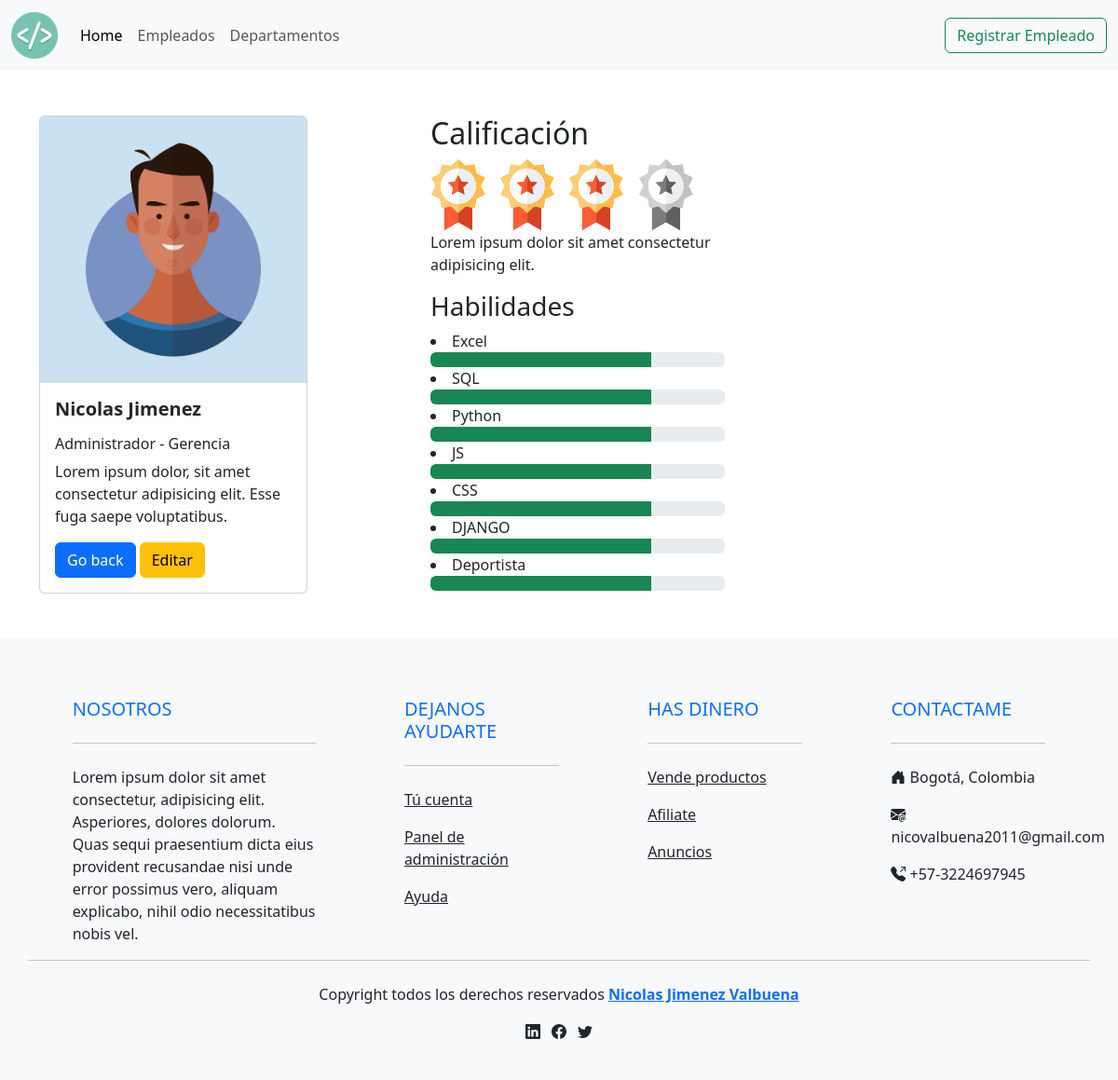
The page /employe/1 on the database its author committed.
### aplications/empleados/models.py (models this page shows, shortened)
class Empleado(models.Model):
    first_name = models.CharField('Nombre', max_length=60)
    apellidos = models.CharField('Apellidos', max_length=60)
    """Atributo seleccionable"""
    job_choices = (
        ('0', 'Contador'),
        ('1', 'Administrador'),
        ('2', 'Economista'),
        ('3', 'Otro'),
        ('4', 'Secretaria'),
        ('5', 'Servicios Generales'),
        ('6', 'Practicante Universitario'),
        ('7', 'Coordinador'),
    )
    job = models.CharField('Trabajo', max_length= 1, choices= job_choices)
    """"""""""""""""""""""""""""""""""""
    """  Atrubuto que esta relacionado con otra tabla por una foreign key  """
    departamento = models.ForeignKey(Departamento, on_delete=models.CASCADE)
    full_name = models.CharField('Nombre completo', max_length= 120, blank = True)
    """"""""""""""""""""""""""""""""""""
    image = models.ImageField('imagen', upload_to= 'empleados/', height_field=None, width_field=None, max_length=None, blank = True)
    habilidades = models.ManyToManyField(Habilidades)
    class Meta:
        verbose_name = 'Mi Empleado'
        verbose_name_plural = 'Empleados de la empresa'
        ordering = ['-first_name','apellidos']

class Habilidades(models.Model):
    habilidad = models.CharField('Habilidad', max_length= 20, unique= True)
    class Meta():
        verbose_name = 'Habilidad'
        verbose_name_plural = 'Habiidades Empleados'

### aplications/departamento/models.py (models this page shows)
class Departamento(models.Model):
    name = models.CharField('Nombre', max_length=50, unique= True)
    short_name = models.CharField('Nombre Corto', max_length=20, blank= True)
    active = models.BooleanField('Activo', default= False)
    class Meta:
        verbose_name = 'Mi departamento'
        verbose_name_plural = 'Areas de la empresa'
        ordering = ['name'] # Ordena los registros por el nombre en orden alfabetico.
        """
            unique_together
            no permite que se registren mas registros que tengan igual la combinancion de name y short_name,
            los compara con los que estan en la base de datos y si encuentra alguno igual, no lo deja registrar

        """
        unique_together = ('name', 'short_name')
    def __str__(self) -> str:
        return f'{self.name}'

### aplications/empleados/views.py (the view)
# urls.py: path('employe/<int:pk>', views.empleadoDetailView.as_view(), name = 'detail'),
class empleadoDetailView(DetailView):
    model = Empleado
    template_name = 'empleado/detail.html'
    context_object_name = 'empleado'
    def get_context_data(self, **kwargs):
        context = super().get_context_data(**kwargs)
        skils = Habilidades.objects
        context['skills'] = Habilidades.objects.filter(empleado=self.object)
        return context

### templates/empleado/detail.html (shortened to what this page needs)
{% extends 'base.html' %}
{% load static %}
{% block body %}
    {% include 'includes/nav.html' %}
    <section>
        <div class="container">
            <div class="row mt-5">
                <div class="col-12 col-md-6 col-lg-4">
                    <div class="card" style="width: 18rem;">
                        {% if empleado.image  %}
                            <img class="card-img-top" src="{{empleado.image.url}}" alt="Card image cap">
                        {% else %}
                            <img class="card-img-top" src="{% static 'img/unknow.jpg' %}" alt="Card image cap">
                        {% endif %}
                        <div class="card-body">
                          <h5 class="card-title"><strong>{{empleado.first_name}}  {{empleado.apellidos}}</strong></h5>
                          <p class="card-text">
                              <h6>{{empleado.get_job_display}} - {{empleado.departamento}}</h6>
                              Lorem ipsum dolor, sit amet consectetur adipisicing elit. Esse fuga saepe voluptatibus.
                          </p>
                          <div class="">
                                <a href="{% url 'persona_app:list_all' %}" class="btn btn-primary">Go back</a>
                                <a href="{% url 'persona_app:editar' empleado.id %}" class="btn btn-warning">Editar</a>
                          </div>
                        </div>
                    </div>
                </div>
                <div class="col-12 col-md-6 col-lg-4">
                    <div class="" style="margin-left: 40px;">
                        <h2>Calificación</h2>
                        <img style="width: 60px; margin-right: 10px;" src="{% static 'img/medal.webp' %}" alt="">
                        <img style="width: 60px; margin-right: 10px;" src="{% static 'img/medal.webp' %}" alt="">
                        <img style="width: 60px; margin-right: 10px;" src="{% static 'img/medal.webp' %}" alt="">
                        <img style="width: 60px; margin-right: 10px; filter: grayscale(100%);" src="{% static 'img/medal.webp' %}" alt="">
                        <p>Lorem ipsum dolor sit amet consectetur adipisicing elit. </p>
                        <h3>Habilidades</h3>
                        <div class="">
                            {% for e in skills  %}
                                <li>
                                    {{e.habilidad}}
                                    <div class="progress">
                                        <div class="progress-bar bg-success" role="progressbar" style="width: 75%" aria-valuenow="25" aria-valuemin="0" aria-valuemax="100"></div>
                                    </div>
                                </li>
                            {% endfor %}
                        </div>
                    </div>
                </div>
            </div>
        </div>
    </section>
    <section>
        {% include 'includes/footer.html' %}
    </section>
{% endblock body %}

### templates/base.html (shortened to what this page needs)
{% load static %}
<!DOCTYPE html>
<html lang="en">
    <head>
        <link rel="stylesheet" href="{% static 'css/bootstrap.min.css' %}">
        <link rel="stylesheet" href="{% static 'css/inicio/inicio.css' %}">
        <link rel="stylesheet" href="{% static 'css/bootstrap-icons.css' %}">
        <link rel="stylesheet" href="{% static 'leaflet/leaflet.css' %}">
    </head>
    <body>
        {% block body %}
        {% endblock body %}
    </body>
</html>

### templates/includes/nav.html (shortened to what this page needs)
{% load static %}
<nav class="navbar navbar-expand-md bg-body-tertiary">
    <div class="container-fluid">
      <a class="navbar-brand" href="{% url 'persona_app:home' %}">
        <img src="{% static 'img/devicon.png' %}" style="width: 50px; height: 50px;" alt="devicon">
      </a>
      <div class="collapse navbar-collapse" id="navbarSupportedContent">
        <ul class="navbar-nav me-auto mb-2 mb-lg-0">
          <li class="nav-item">
            <a class="nav-link active" aria-current="page" href="{% url 'persona_app:home' %}">Home</a>
          </li>
          <li class="nav-item">
            <a class="nav-link" href="{% url 'persona_app:list_all' %}">Empleados</a>
          </li>
          <li class="nav-item">
            <a class="nav-link" href="{% url 'departamento_app:departamentos' %}" >Departamentos</a>
          </li>
        </ul>
        <a href="{% url 'persona_app:crear' %}">
          <button class="btn btn-outline-success" >Registrar Empleado</button>
        </a>
      </div>
    </div>
</nav>

### templates/includes/footer.html (shortened to what this page needs)
{% load static %}
<footer class="bg-light text-dark pt-5 pb-4 mt-5">
    <div class="container text-center text-md-start">
        <div class="row text-center text-md-start">
            <div class="col-md-3 col-lg-3 col-xl-3 mx-auto mt-3">
                <h5 class="text-uppercase mb-4 font-weight-bold text-primary">
                    Nosotros
                </h5>
                <hr class="mb-4">
                <p>
                    Lorem ipsum dolor sit amet consectetur, adipisicing elit. Asperiores, dolores dolorum. Quas sequi praesentium dicta eius provident recusandae nisi unde error possimus vero, aliquam explicabo, nihil odio necessitatibus nobis vel.
                </p>
            </div>
            <div class="col-md-2 col-lg-2 col-xl-2 mx-auto mt-3">
                <h5 class="text-uppercase mb-4 font-weight-bold text-primary">
                    Dejanos ayudarte
                </h5>
                <hr class="mb-4">
                <p>
                    <a class="text-dark" href="#">
                        Tú cuenta
                    </a>
                </p>
                <p>
                    <a class="text-dark" href="#">
                        Panel de administración
                    </a>
                </p>
                <p>
                    <a class="text-dark" href="#">
                        Ayuda
                    </a>
                </p>
            </div>
            <div class="col-md-2 col-lg-2 col-xl-2 mx-auto mt-3">
                <h5 class="text-uppercase mb-4 font-weight-bold text-primary">
                    Has dinero
                </h5>
                <hr class="mb-4">
                <p>
                    <a class="text-dark" href="#">
                        Vende productos
                    </a>
                </p>
                <p>
                    <a class="text-dark" href="#">
                        Afiliate
                    </a>
                </p>
                <p>
                    <a class="text-dark" href="#">
                        Anuncios
                    </a>
                </p>
            </div>
            <div class="col-md-2 col-lg-2 col-xl-2 mx-auto mt-3">
                <h5 class="text-uppercase mb-4 font-weight-bold text-primary">
                    Contactame
                </h5>
                <hr class="mb-4">
                <p>
                    Bogotá, Colombia
                </p>
                <p>
                    nicovalbuena2011@gmail.com
                </p>
                <p>
                    +57-3224697945
                </p>
            </div>
            <hr class="mb-4">
            <div class="text-center">
                <div class="text-center-mb-2">
                    <p>
                        Copyright todos los derechos reservados
                        <a href="#">
                            <strong class="text-primary">
                                Nicolas Jimenez Valbuena
                            </strong>
                        </a>
                    </p>
                </div>
                <ul class="list-unstyled list-inline">
                    <li class="list-inline-item">
                        <a href="#" class="text-dark">
                        </a>
                    </li>
                    <li class="list-inline-item">
                        <a href="#" class="text-dark">
                        </a>
                    </li>
                    <li class="list-inline-item">
                        <a href="#" class="text-dark">
                        </a>
                    </li>
                </ul>
            </div>
        </div>
    </div>
</footer>

### static/css/inicio/inicio.css (style rules this page uses)
.bi { vertical-align: -.125em; fill: currentColor; }

### rows shown on the page
Empleado: image (picture), first_name "Nicolas", apellidos "Jimenez", job "Administrador", departamento "Gerencia"
Habilidades: habilidad "Excel"
Habilidades: habilidad "SQL"
Habilidades: habilidad "Python"
Habilidades: habilidad "JS"
Habilidades: habilidad "CSS"
Habilidades: habilidad "DJANGO"
Habilidades: habilidad "Deportista"
